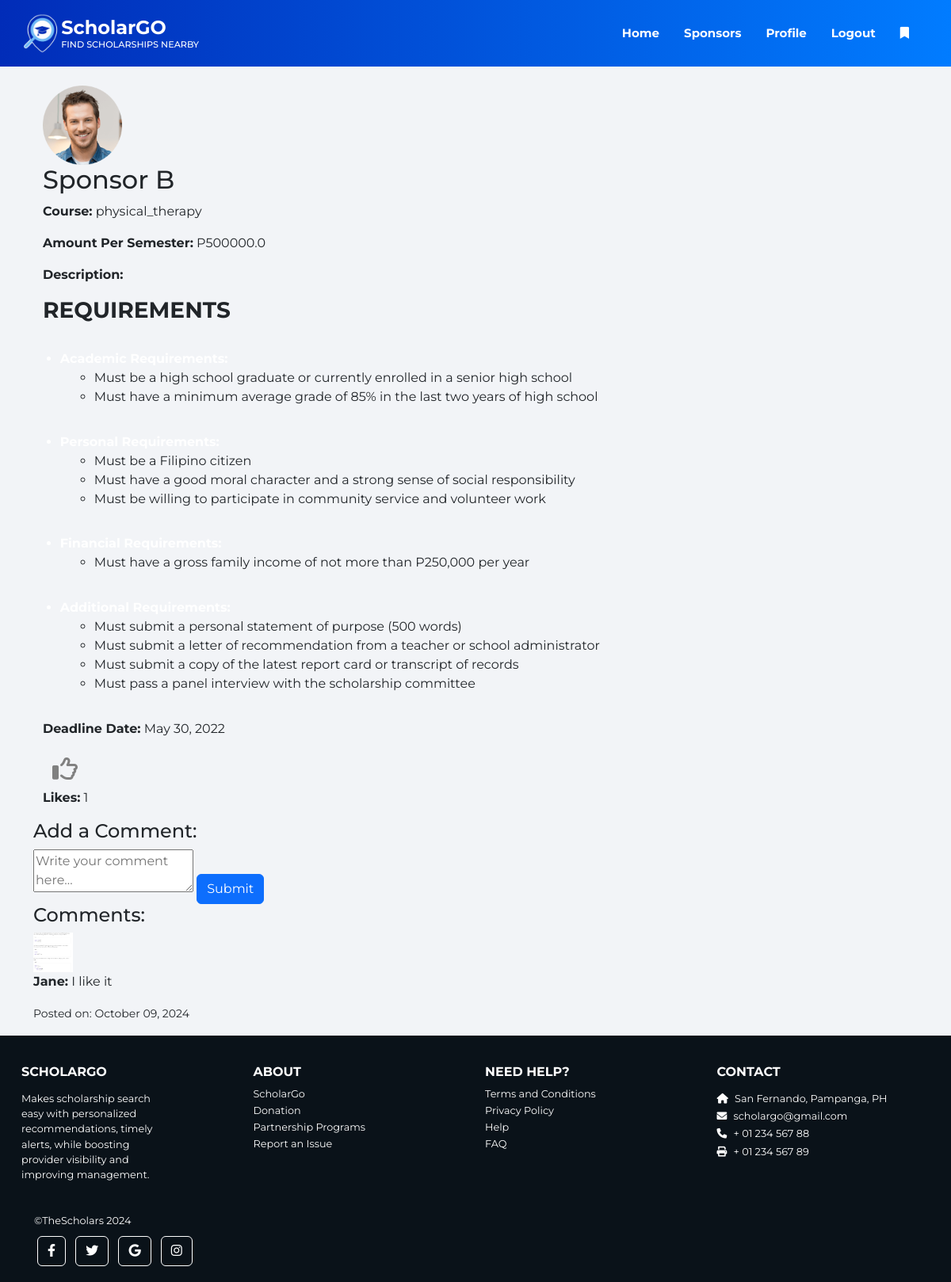
The page /sponsor/1 (signed in) on the database its author committed.
### website/models.py (models this page shows, shortened)
class Sponsorship_data(db.Model):
    id = db.Column(db.Integer, primary_key=True)
    sponsor_name = db.Column(db.String(150))
    course = db.Column(db.String(150))
    extracurricular_activity = db.Column(db.String(150))
    weight_fos = db.Column(db.Float)
    weight_gpa = db.Column(db.Float)
    weight_extracurricular_activities = db.Column(db.Float)
    weight_financial_status = db.Column(db.Float)
    passing_requirement = db.Column(db.Float)
    verified = db.Column(db.Boolean, default=False, nullable=False)
    description = db.Column(db.Text)
    full_description = db.Column(db.Text, nullable=True)
    image = db.Column(db.String(300), nullable=True)  # For the uploaded picture
    likes = db.relationship('Like', backref='sponsorship', lazy=True)  # For user likes
    deadline_date = db.Column(db.Date, nullable=False)  # Scholarship deadline
    active = db.Column(db.Boolean, default=True, nullable=False)  # Active or inactive status
    amount_per_semester = db.Column(db.Float, nullable=False)  # Amount awarded per semester
    likes = db.relationship('User', secondary=user_sponsorship_likes, backref='liked_by')
    picture_path = db.Column(db.String(255), nullable=False)  # Ensure this line is present
    comments = db.relationship('Comment', backref='sponsorship')

class Comment(db.Model):
    id = db.Column(db.Integer, primary_key=True)
    content = db.Column(db.Text, nullable=False)
    user_id = db.Column(db.Integer, db.ForeignKey('user.id'))
    sponsorship_id = db.Column(db.Integer, db.ForeignKey('sponsorship_data.id'), nullable=False)
    created_at = db.Column(db.DateTime(timezone=True), server_default=func.now())  # Add this line

class User(db.Model, UserMixin):
    id = db.Column(db.Integer, primary_key=True)
    username = db.Column(db.String(150), unique=True)
    image = db.Column(db.String(300), nullable=True)
    city = db.Column(db.String(150))
    birthdate = db.Column(db.Date, nullable=False)
    province = db.Column(db.String(150))
    postalcode = db.Column(db.String(150))
    picture_path = db.Column(db.String(255), nullable=False)  # Ensure this line is present
    educationlevel = db.Column(db.String(150))
    email = db.Column(db.String(150), unique=True)
    password = db.Column(db.String(150))
    first_name = db.Column(db.String(150))
    last_name = db.Column(db.String(150))
    suffix = db.Column(db.String(150), nullable= True)
    gender = db.Column(db.String(150))
    course = db.Column(db.String(150))
    phone_number = db.Column(db.String(150))
    gpa = db.Column(db.Float)
    extracurricular_activities = db.Column(db.String(300))
    financial_status = db.Column(db.String(150))
    notes = db.relationship('Note', backref='user', lazy=True)
    followed_sponsorships = db.relationship('Sponsorship_data', secondary=user_sponsorship,
                                             lazy='subquery', backref=db.backref('followers', lazy=True))
    comments = db.relationship('Comment', backref='user', lazy=True)

### website/views.py (the view)
@views.route('/sponsor/<int:sponsor_id>', methods=['GET'])
@login_required
def view_sponsorship(sponsor_id):
    print("Sponsor route hit")  # Check if this prints in the logs
    sponsor = Sponsorship_data.query.get_or_404(sponsor_id)
    is_liked = current_user in sponsor.likes
    comments = Comment.query.filter_by(sponsorship_id=sponsor.id).all()
    return render_template('sponsor_details.html',
                           sponsor=sponsor,
                           comments=comments,
                           is_liked=is_liked,
                           user=current_user)

### website/__init__.py (called while the page is built)
def create_app():
    app = Flask(__name__)
    app.config['SECRET_KEY'] = 'hjshjhdjah kjshkjdhjs'
    app.config['SQLALCHEMY_DATABASE_URI'] = f'sqlite:///{DB_NAME}'
    app.config['UPLOAD_FOLDER'] = os.path.join('static', 'uploads')
    db.init_app(app)
    socketio.init_app(app)  # Initialize SocketIO with the app
    from .views import views
    from .auth import auth
    app.register_blueprint(views, url_prefix='/')
    app.register_blueprint(auth, url_prefix='/')
    from .models import User, Note, Sponsorship_data
    with app.app_context():
        db.create_all()
    login_manager = LoginManager()
    login_manager.login_view = 'auth.login'
    login_manager.init_app(app)
    @login_manager.user_loader
    def load_user(id):
        return User.query.get(int(id))
    return app

### website/templates/sponsor_details.html (shortened to what this page needs)
{% extends "base.html" %}
{% block content %}
<link rel="stylesheet" href="/static/css/sponsor_details.css"/>
<div class="container mt-4">
    <img src="{{ url_for('static', filename='uploads/' ~ sponsor.picture_path) }}" alt="Logo" class="img-fluid" style="max-width: 100px;">
    <h2>{{ sponsor.sponsor_name }}</h2>
    <p><strong>Course:</strong> {{ sponsor.course }}</p>
    <p><strong>Amount Per Semester:</strong> P{{ sponsor.amount_per_semester }}</p>
    <p><strong>Description:</strong> {{ sponsor.full_description | safe }}</p>
    <p><strong>Deadline Date:</strong> {{ sponsor.deadline_date.strftime('%B %d, %Y') }}</p>
    <form id="like-form" action="{{ url_for('auth.like_sponsorship', sponsor_id=sponsor.id) }}" method="POST" style="display:inline;">
        <button type="submit" class="btn" id="like-button" style="border: none; background: none; cursor: pointer;">
            {% if is_liked %}
                <i class="fas fa-thumbs-up" style="color: rgb(24, 47, 195); font-size: 2rem;"></i>
            {% else %}
                <i class="far fa-thumbs-up" style="color: gray; font-size: 2rem;"></i>
            {% endif %}
        </button>
    </form>
    <div id="like-count">
        <p><strong>Likes:</strong> {{ sponsor.likes|length }}</p>
    </div>
</div>
<h4>Add a Comment:</h4>
<form action="{{ url_for('auth.add_comment', sponsor_id=sponsor.id) }}" method="POST">
    <textarea name="content" required placeholder="Write your comment here..."></textarea>
    <button type="submit" class="btn btn-primary">Submit</button>
</form>
<h4>Comments:</h4>
{% if comments %}
    {% for comment in comments %}
        <div class="comment">
            <img src="{{ url_for('static', filename='uploads/' ~ comment.user.picture_path) }}"
                 alt="{{ comment.user.first_name }}'s Profile Picture"
                 class="profile-picture"
                 width="50px" height="50px">
            <p><strong>{{ comment.user.first_name }}:</strong> {{ comment.content }}</p>
            <p><small>Posted on: {{ comment.created_at.strftime('%B %d, %Y') }}</small></p>
        </div>
    {% endfor %}
{% else %}
    <p>No comments yet. Be the first to comment!</p>
{% endif %}
</div>
{% endblock %}

### website/templates/base.html (shortened to what this page needs)
<!DOCTYPE html>
<html lang="en">
<head>
   <link href="https://cdn.jsdelivr.net/npm/bootstrap@5.3.0-alpha1/dist/css/bootstrap.min.css" rel="stylesheet">
  <link rel="stylesheet" href="/static/css/base.css" />
  <link rel="stylesheet" href="/static/css/footer.css"/>
  <link rel="stylesheet" href="https://cdnjs.cloudflare.com/ajax/libs/font-awesome/6.0.0-beta3/css/all.min.css" />
</head>
<body>
  <nav class="navbar navbar-expand-lg navbar-dark sticky-top">
    <div class="container">
      <a class="navbar-brand d-flex align-items-center" href="/">
        <img src="/static/images/logo.png" alt="Logo" class="navbar-logo" />
        <div class="navbar-text ml-2">
          <h1 class="mb-0">ScholarGO</h1>
          <h2 class="mb-0">FIND SCHOLARSHIPS NEARBY</h2>
        </div>
      </a>
      <div class="collapse navbar-collapse" id="navbarNav">
        <ul class="navbar-nav ml-auto custom-navbar-nav">
          {% if user.is_authenticated %}
          <li class="nav-item"><a class="nav-link" id="home" href="/">Home</a></li>
          <li class="nav-item"><a class="nav-link" id="logout" href="/sponsorlist">Sponsors</a></li>
          <li class="nav-item"><a class="nav-link" id="logout" href="/profile">Profile</a></li>
          <li class="nav-item"><a class="nav-link" id="logout" href="/logout">Logout</a></li>
          <li class="nav-item">
            <a class="nav-link" id="follow" href="/follow">
                <i class="fas fa-bookmark"></i>
              </a>
            </li>
          {% else %}
            <li class="nav-item"><a class="nav-link" id="login" href="/Landing" style="display: none;">Log in</a></li>
            <li class="nav-item"><a class="nav-link" id="signUp" href="/sign-up" style="display: none;">Sign Up</a></li>
          {% endif %}
        </ul>
      </div>
    </div>
  </nav>
  <div class="container">
    {% block content %} {% endblock %}
  <footer>
    <div class="container-fluid">
      <section>
        <div class="row">
          <div class="col-lg-3 col-md-6">
            <h6 class="text-uppercase mb-4 font-weight-bold">ScholarGO</h6>
            <p>Makes scholarship search easy with personalized recommendations, timely alerts, while boosting provider visibility and improving management.</p>
          </div>
          <div class="col-lg-3 col-md-6">
            <h6 class="text-uppercase mb-4 font-weight-bold">About</h6>
            <p><a class="text-white">ScholarGo</a></p>
            <p><a class="text-white">Donation</a></p>
            <p><a class="text-white">Partnership Programs</a></p>
            <p><a class="text-white">Report an Issue</a></p>
          </div>
          <div class="col-lg-3 col-md-6">
            <h6 class="text-uppercase mb-4 font-weight-bold">Need help?</h6>
            <p><a class="text-white">Terms and Conditions</a></p>
            <p><a class="text-white">Privacy Policy</a></p>
            <p><a class="text-white">Help</a></p>
            <p><a class="text-white">FAQ</a></p>
          </div>
          <div class="col-lg-3 col-md-6">
            <h6 class="text-uppercase mb-4 font-weight-bold">Contact</h6>
            <p><i class="fas fa-home mr-3"></i> San Fernando, Pampanga, PH</p>
            <p><i class="fas fa-envelope mr-3"></i> scholargo@gmail.com</p>
            <p><i class="fas fa-phone mr-3"></i> + 01 234 567 88</p>
            <p><i class="fas fa-print mr-3"></i> + 01 234 567 89</p>
          </div>
        </div>
      </section>
      <section class="p-3 pt-0">
        <div class="row">
          <div class="text-left">
            <a class="text-white" href="https://mdbootstrap.com/">©TheScholars 2024</a>
          </div>
          <div class="text-right">
            <a class="btn btn-outline-light btn-floating m-1" role="button"><i class="fab fa-facebook-f"></i></a>
            <a class="btn btn-outline-light btn-floating m-1" role="button"><i class="fab fa-twitter"></i></a>
            <a class="btn btn-outline-light btn-floating m-1" role="button"><i class="fab fa-google"></i></a>
            <a class="btn btn-outline-light btn-floating m-1" role="button"><i class="fab fa-instagram"></i></a>
          </div>
        </div>
      </section>
    </div>
  </footer>
</body>
</html>

### website/static/css/base.css (style rules this page uses)
html, body { height: 100%; margin: 0; }
body { font-family: 'Montserrat', sans-serif; background-color: #f2f4f7; }
.navbar { background: linear-gradient(90deg, #012cb8, #017cff) !important; position: sticky !important; top: 0 !important; z-index: 1000 !important; }
.navbar .container { display: flex; justify-content: space-between; align-items: center; padding: 0; }
.navbar-logo { height: 50px; max-width: 100%; }
.custom-navbar-nav .nav-link { font-weight: bold; padding: 0.5rem 1rem; color: #ffffff !important; }
.custom-navbar-nav .nav-item { margin-right: 15px; font-size: 15px; }
.navbar-text h1, .navbar-text h2 { margin: 0; color: white; }
.navbar-text h1 { font-size: 1.5rem; font-weight: bold; }
.navbar-text h2 { font-size: 0.7rem; }
@media (min-width: 992px) { .navbar .container { justify-content: space-between; } }
@media (min-width: 992px) { .custom-navbar-nav { margin-left: auto; } }

### website/static/css/footer.css (style rules this page uses)
html, body { height: 100%; margin: 0; display: flex; flex-direction: column; }
footer { background-color: #0a1219; color: #ffffff; padding-top: 1rem; width: 100%; box-sizing: border-box; margin-top: auto; display: flex; flex-direction: column; transition: padding 0.3s ease, height 0.3s ease; }
footer .container-fluid { max-width: 1230px; margin: 0 auto; padding: 0 15px; box-sizing: border-box; }
footer .row { display: flex; flex-wrap: wrap; margin: 0; padding: 0; justify-content: space-between; }
footer .col-lg-3 { flex: 1; min-width: 150px; box-sizing: border-box; }
@media (min-width: 992px) { footer .col-lg-3 { flex: 0 0 25%; } }
@media (min-width: 992px) { footer h6 { font-size: 1rem; } }
@media (min-width: 992px) { footer p, footer a { font-size: 0.8rem; } }
@media (min-width: 992px) { footer { padding-top: 1.5rem; } }
footer .row > .col-lg-3:first-child { padding-right: 8%; }
footer .row > .col-lg-3:nth-child(2) { padding-right: 0; }
footer .row > .col-lg-3:nth-child(4) p { margin-bottom: 3px; }
.mb-4, .my-4 { margin-bottom: 0.9rem !important; }
.mr-3, .mx-3 { margin-right: 0.3rem !important; }
.text-right { margin-right: 40px; }
.text-left a { margin-top: 3%; display: inline-block; }
footer h6 { font-weight: bold; margin-top: 12px; }
footer p { margin-bottom: 12px; line-height: 1.5; }
footer a { color: #ffffff; text-decoration: none; display: block; margin-bottom: 10px; line-height: 0.7; transition: background-color 0.3s ease; }
footer .btn-outline-light { border-color: #ffffff; color: #ffffff; font-size: 1rem; margin: 0 5px; }

### website/static/css/sponsor_details.css (style rules this page uses)
#like-form { width: 40px; }
.requirements-title { font-weight: bold; margin-bottom: 3%; text-transform: uppercase; }
.requirements-list { padding: 0; margin: 0; }
.requirement-item { font-size: 2vh; color: #ffffff; margin-left: 2%; }
.requirements-list ul { margin-bottom: 3%; margin-left: 3%; }

### rows shown on the page
Sponsorship_data: picture_path (picture), sponsor_name "Sponsor B", course "physical_therapy", amount_per_semester "500000.0", full_description "REQUIREMENTS Must be a high school graduate or currently enrolled in a senior high school Must have a minimum average grade of 85% in the last two years of high school Must be a Filipino citizen Must have a good moral character and a strong sense of social responsibility Must be willing to participate in community service and volunteer work Must have a gross family income of not more than P250,000 per year Must submit a personal statement of purpose (500 words) Must submit a letter of recommendation from a teacher or school administrator Must submit a copy of the latest report card or transcript of records Must pass a panel interview with the scholarship committee", deadline_date "May 30, 2022"
Comment: picture_path (picture), user.first_name "Jane", content "I like it", created_at "October 09, 2024"

### other values the page prints
{{ sponsor.likes|length }} "1"
